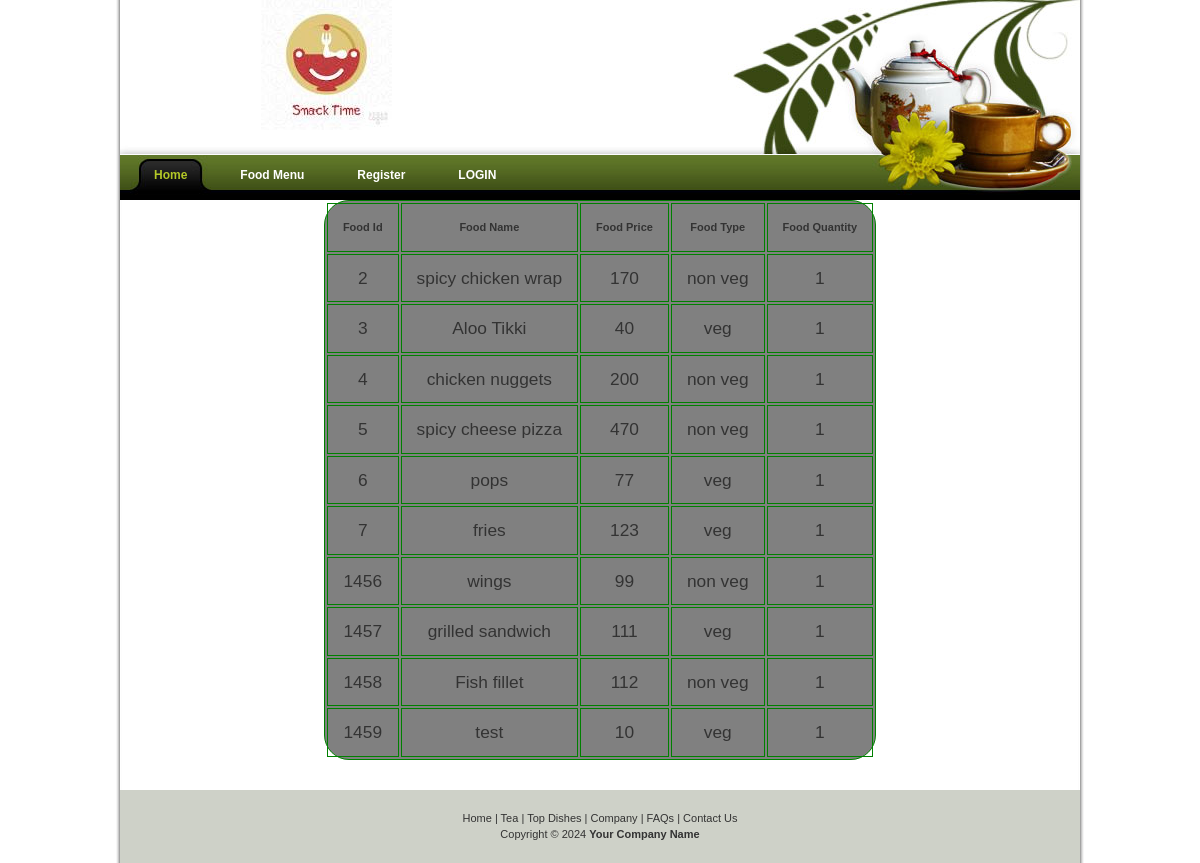
Screenshot of /FoodList.php with the database file from the repository.
### tables this page shows
CREATE TABLE `food` (
  `foodid` int(11) NOT NULL AUTO_INCREMENT,
  `foodname` varchar(20) DEFAULT NULL,
  `foodprice` double DEFAULT NULL,
  `foodtype` char(8) DEFAULT NULL,
  PRIMARY KEY (`foodid`)
);

### FoodList.php (the view, shortened to what this page needs)
<!DOCTYPE html PUBLIC "-//W3C//DTD HTML 4.01 Transitional//EN" "http://www.w3.org/TR/html4/loose.dtd">
<html>
<head>
<html xmlns="http://www.w3.org/1999/xhtml">
<head>
<link href="templatemo_style.css" rel="stylesheet" type="text/css" />
</head>
<body>
<div id="templatemo_container">
	<div id="templatemo_header">
    	<div id="site_title"></div>
    </div>
<?php include_once 'menu.php';?>
 <?php
	    $sql_posts = " select * from food" ;
        $res_posts = mysqli_query($connect,$sql_posts);
$table="
	        <table bgcolor='gray' border='1' bordercolor='green' align='center' cellpadding='15'>
             <tr>
                <th>Food Id</th>
                <th>Food Name</th>
                <th>Food Price</th>
                <th>Food Type</th>
                <th>Food Quantity</th>";
    $table= $table."</tr>";
    echo $table;
while($row_posts = mysqli_fetch_array($res_posts))
    {
        echo '<tr>';
        echo "<td><center>";
            echo $row_posts['foodid'];
        echo "</center></td>";
        echo "<td><center>";
            echo $row_posts['foodname'];
        echo "</center></td>";
		echo "<td><center>";
            echo $row_posts['foodprice'];
        echo "</center></td>";
		echo "<td><center>";
            echo $row_posts['foodtype'];
        echo "</center></td>";
		echo "<td><center>";
            echo "1";
        echo "</center></td>";
		echo "</tr>";
    }
  echo"
      </table>
    ";
?>
  <?php include_once 'footer.php';?>
</body>
</html>

### menu.php (shortened to what this page needs)
<div id="templatemo_menu">
      <ul>
      	<li class="current"><a href="index.php"><b>Home</b></a></li>
          <li><a href="FoodList.php"><b>Food Menu</b></a></li>
<?php
	if(!isset($_SESSION['role']))
	{?>
		<li><a href="AddCustomer.php"><b>Register</b></a></li>
	    <li ><a href="Login.php"><b>LOGIN</b></a></li>
<?php	}
  	?>
      </ul>
  </div>

### footer.php (shortened to what this page needs)
<div id="templatemo_footer">
<a href="#">Home</a> | <a href="#">Tea</a> | <a href="#">Top Dishes</a> | <a href="#">Company</a> | <a href="#">FAQs</a> | <a href="#">Contact Us</a><br />
Copyright © 2024 <a href="#"><strong>Your Company Name</strong></a>
</div>
</div>

### templatemo_style.css (style rules this page uses)
body { margin: 0; padding: 0; line-height: 1.5em; font-family: Verdana, Arial, san-serif; font-size: 11px; color: #333333; background: #fff; }
table { border-radius: 25px; }
table td { font-size:13pt; }
a:link, a:visited { color: #b7bd19; text-decoration: none; font-weight: bold; }
#templatemo_container { width: 960px; margin: 0 auto; padding: 0 5px; background: url(images/templatemo_main_bg.jpg) repeat-y; }
#templatemo_header { width: 920px; height: 155px; padding: 0 20px 0 20px; background: url(images/templatemo_header.jpg) no-repeat; }
#templatemo_header #site_title { float: left; font-size: 30px; font-weight: bold; color: #fff; padding: 20px 0 10px 0; width: 372px; height: 100px; background: url(images/index.jpeg) no-repeat bottom; }
#templatemo_menu { clear: both; width: 960px; margin: 0; height: 45px; background: url(images/templatemo_menu_bg.jpg) right no-repeat; }
#templatemo_menu ul { padding: 0 0 0 10px; margin: 0 auto; height: 45px; list-style: none; }
#templatemo_menu ul li { float:left; padding-right: 5px; }
#templatemo_menu li a { float: left; display: block; color: #fff; font-size: 12px; height: 45px; line-height: 40px; text-align: center; padding: 0px 0 0 0px; }
#templatemo_menu li a b { float: left; display: block; padding: 0px 24px 0 24px; }
#templatemo_menu li.current a, #templatemo_menu li a:hover { color: #b4c927; text-decoration: none; background: url(images/templatemo_menu_hover_right.jpg) right top no-repeat; }
#templatemo_menu li.current a b, #templatemo_menu li a:hover b { color: #b4c927; text-decoration: none; background: url(images/templatemo_menu_hover_left.jpg) left top no-repeat; }
#templatemo_footer { clear: both; color: #333; width: 960px; margin-top: 30px; padding: 20px 0px 20px 0; text-align: center; background: #ced1c8; }
#templatemo_footer a { color: #333; font-weight: normal; }

### rows the page displays
food: foodid "2", foodname "spicy chicken wrap", foodprice "170", foodtype "non veg"
food: foodid "3", foodname "Aloo Tikki", foodprice "40", foodtype "veg"
food: foodid "4", foodname "chicken nuggets", foodprice "200", foodtype "non veg"
food: foodid "5", foodname "spicy cheese pizza", foodprice "470", foodtype "non veg"
food: foodid "6", foodname "pops", foodprice "77", foodtype "veg"
food: foodid "7", foodname "fries", foodprice "123", foodtype "veg"
food: foodid "1456", foodname "wings", foodprice "99", foodtype "non veg"
food: foodid "1457", foodname "grilled sandwich", foodprice "111", foodtype "veg"
food: foodid "1458", foodname "Fish fillet", foodprice "112", foodtype "non veg"
food: foodid "1459", foodname "test", foodprice "10", foodtype "veg"
